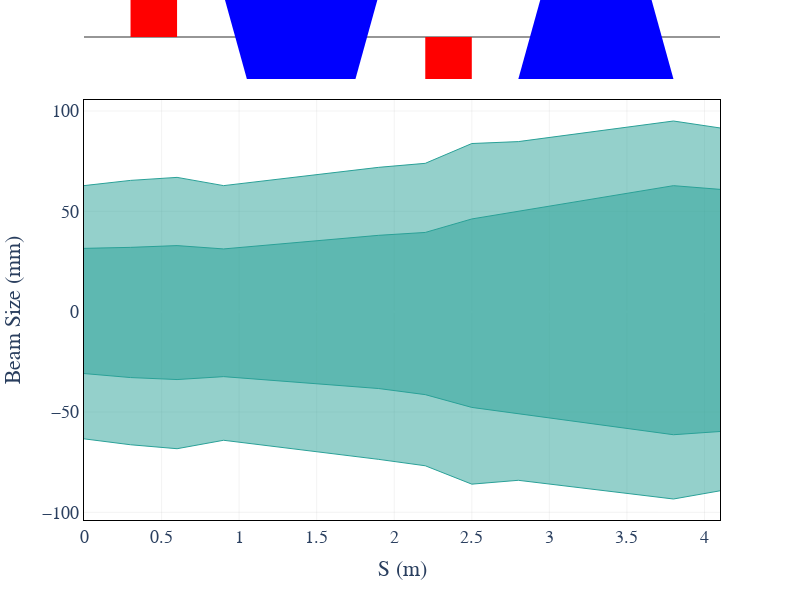

Source (notebook cell):
### Markdown cell above
### Beam observer

### Code cell
# Using Plotly
manzoni_plot = vis.ManzoniPlotlyArtist(width=800, height=600)
manzoni_plot.plot_cartouche(sequence.df, unsplit_bends=False, vertical_position=1.15)
manzoni_plot.tracking(beam_observer_beam, fill_between=False, plane='X', mean=False, std=False, halo=True) 
manzoni_plot.render()
manzoni_plot.save("figures/beam_observer_plotly.png", file_format='png')


# Using matplotlib
plt.rc('text', usetex=False)
fig = plt.figure(figsize=(14,8))
ax = fig.add_subplot(111)
manzoni_plot = vis.ManzoniMatplotlibArtist(ax=ax)
manzoni_plot.plot_cartouche(sequence.df) # Preparation of the plot
manzoni_plot.plot_beamline(sequence.df, print_label=False, with_aperture=True, plane='X') # Preparation of the plot
manzoni_plot.tracking(beam_observer_beam, fill_between=False, plane='X', mean=False, std=False, halo=True) 
fig.savefig("figures/beam_observer_matplotlib_both.png")

### Figure 1 — Plotly figure (JSON) as saved in the notebook; plotly's stock layout.template omitted (floating-point values rounded to 4 significant figures)
{"data": [{"line": {"color": "#2aa198", "width": 1}, "mode": "lines", "showlegend": false, "type": "scatter", "x": [0, 0.3, 0.6, 0.9, 1.9, 2.2, 2.5, 2.8, 3.8, 4.1], "y": [31.56, 32.06, 32.93, 31.27, 38.06, 39.5, 46.21, 50.11, 62.8, 60.97]}, {"fill": "tonexty", "line": {"color": "#2aa198", "width": 1}, "mode": "lines", "showlegend": false, "type": "scatter", "x": [0, 0.3, 0.6, 0.9, 1.9, 2.2, 2.5, 2.8, 3.8, 4.1], "y": [-30.84, -32.84, -33.83, -32.37, -38.31, -41.35, -47.72, -50.89, -61.33, -59.72]}, {"line": {"color": "#2aa198", "width": 1}, "mode": "lines", "showlegend": false, "type": "scatter", "x": [0, 0.3, 0.6, 0.9, 1.9, 2.2, 2.5, 2.8, 3.8, 4.1], "y": [62.83, 65.43, 66.94, 62.82, 71.94, 73.93, 83.81, 84.77, 95.04, 91.57]}, {"fill": "tonexty", "line": {"color": "#2aa198", "width": 1}, "mode": "lines", "showlegend": false, "type": "scatter", "x": [0, 0.3, 0.6, 0.9, 1.9, 2.2, 2.5, 2.8, 3.8, 4.1], "y": [-63.38, -66.32, -68.3, -64.1, -73.61, -76.81, -85.97, -84.05, -93.37, -89.28]}], "layout": {"font": {"family": "serif", "size": 18}, "height": 600, "plot_bgcolor": "rgba(0, 0, 0, 0)", "shapes": [{"line": {"color": "rgb(150, 150, 150)", "width": 2}, "type": "line", "x0": 0, "x1": 1, "xref": "paper", "y0": 1.15, "y1": 1.15, "yref": "paper"}, {"fillcolor": "#FF0000", "line": {"width": 0}, "type": "rect", "x0": 0.3, "x1": 0.6, "xref": "x", "y0": 1.15, "y1": 1.25, "yref": "paper"}, {"fillcolor": "#0000FF", "line": {"width": 0}, "path": "M0.8999999999999999,1.25 H1.9 L1.75,1.0499999999999998 H1.0499999999999998 Z", "type": "path", "xref": "x", "yref": "paper"}, {"fillcolor": "#FF0000", "line": {"width": 0}, "type": "rect", "x0": 2.2, "x1": 2.5, "xref": "x", "y0": 1.05, "y1": 1.15, "yref": "paper"}, {"fillcolor": "#0000FF", "line": {"width": 0}, "path": "M2.9499999999999993,1.25 H3.6499999999999995 L3.7999999999999994,1.0499999999999998 H2.7999999999999994 Z", "type": "path", "xref": "x", "yref": "paper"}], "width": 800, "xaxis": {"autorange": true, "gridcolor": "grey", "gridwidth": 0.1, "linecolor": "black", "linewidth": 1, "mirror": true, "range": [0, 4.1], "showgrid": true, "title": {"text": "S (m)"}, "type": "linear"}, "yaxis": {"autorange": true, "exponentformat": "power", "gridcolor": "grey", "gridwidth": 0.1, "linecolor": "black", "linewidth": 1, "mirror": true, "range": [-103.8, 105.5], "title": {"text": "Beam Size (mm)"}, "type": "linear"}}}
